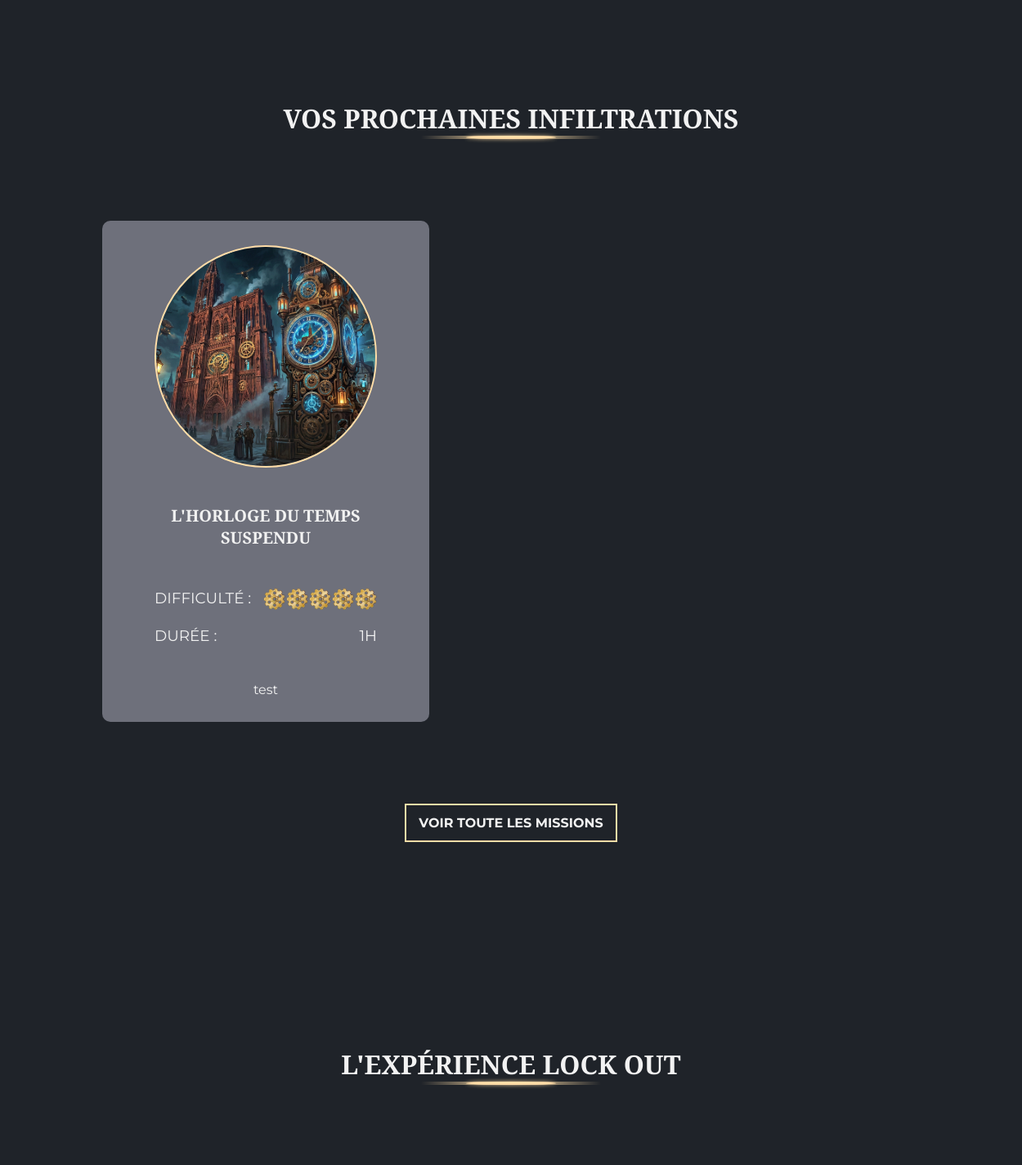
The app's page / (middle part), older data.
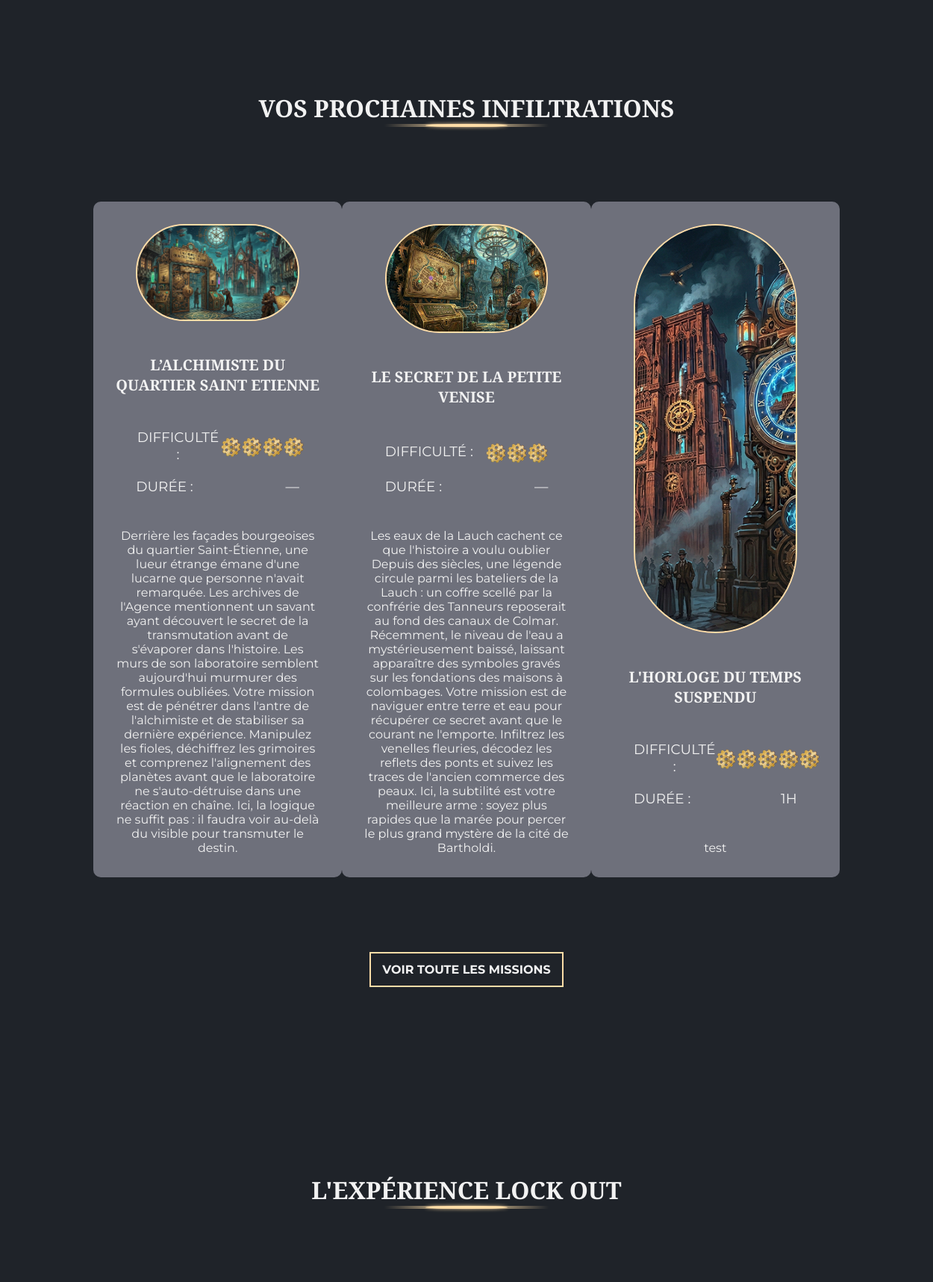
The same page, newer data.
### tables this page shows
CREATE TABLE `escape_game` (
  `id_escape` int(11) NOT NULL,
  `nom` varchar(100) NOT NULL,
  `description` text NOT NULL,
  `longitude` decimal(10,7) NOT NULL,
  `latitude` decimal(10,7) NOT NULL,
  `nb_participants_max` int(5) NOT NULL,
  `age_minimum` int(2) NOT NULL,
  `ville` varchar(100) NOT NULL,
  `tags` varchar(500) NOT NULL,
  `difficultés` int(1) NOT NULL
);

### includes/default_config.php (called while the page is built, shortened)
<?php
$conf = new stdClass();
$conf->DBHost = Config::$DB_host ?? "localhost";
$conf->DBName = Config::$DB_name ?? "mydatabse";
$conf->DBUser = Config::$DB_user ?? "root";
$conf->DBPwd = Config::$DB_pwd ?? "";

### vue/vue.class.php (called while the page is built, shortened)
<?php
class Vue {
    private $fichierVue;
    public function __construct($action) {
        $this->fichierVue = "vue/vue" . $action . ".php";
    }
    public function afficher($data) {
        require $this->fichierVue;
        require "gabarit.php";
    }
}

### controleur/CtlPage.class.php (called while the page is built, shortened)
<?php
require_once "vue/vue.class.php";
require_once "modele/escape.class.php";
class CtlPage {
    public function accueil() {
        $modeleEscape = new Escape();
        $derniers = $modeleEscape->getDerniersEscapes(3);
        $derniers_escapes = array();
        foreach ($derniers as $e) {
            $code = ($e['Code'] ?? $e['code'] ?? 0);
            $versions = $modeleEscape->getVersions($code);
            $duree_affichage = '—';
            if (!empty($versions)) {
                $v = $versions[0];
                $duree_affichage = $v['duree'] ?? $v['durée'] ?? '—';
            }
            $derniers_escapes[] = array(
                'code' => $code,
                'nom' => $e['Nom'] ?? $e['nom'] ?? '',
                'description' => $e['Description'] ?? $e['description'] ?? '',
                'difficultes' => ($e['Difficultés'] ?? $e['difficultés'] ?? 0),
                'photo' => Escape::getCheminPhotoCouverture($code),
                'duree_affichage' => $duree_affichage
            );
        }
        $vue = new Vue("Accueil");
        $vue->afficher(array('derniers_escapes' => $derniers_escapes));
    }
}

### index.php (called while the page is built, shortened)
<?php
require "includes/default_config.php";
$routeur = new Routeur();
$routeur->routerRequete();

### modele/escape.class.php (called while the page is built, shortened)
<?php
require_once "modele/database.class.php";
class Escape extends Database {
  public function getDerniersEscapes($limit = 3) {
    $limit = max(1, (int) $limit);
    $req = 'SELECT id_escape AS "Code", nom AS "Nom", description AS "Description", longitude AS "Longitude", latitude AS "Latitude", nb_participants_max AS "Nombre de participants maximum", age_minimum AS "Age minimum", ville AS "Ville", tags AS "Tags", difficultés AS "Difficultés" FROM escape_game ORDER BY id_escape DESC LIMIT ' . $limit . ';';
    $escapes = $this->execReq($req);
    return is_array($escapes) ? $escapes : array();
  }
  public function getVersions($id_escape) {
    $req = 'SELECT id_version AS "id_version", nom AS "nom", description AS "description", durée AS "duree", prix AS "prix" FROM version WHERE id_escape = ? ORDER BY prix;';
    $resultat = $this->execReqPrep($req, array($id_escape));
    return is_array($resultat) ? $resultat : array();
  }
  public static function getCheminPhotoCouverture($id_escape) {
    $dir = dirname(__DIR__) . '/' . Config::PHOTOESCAPEDIR;
    $formats = array('png', 'jpg', 'jpeg', 'gif', 'webp', 'bmp');
    foreach ($formats as $format) {
      $fichier = $dir . '/' . $id_escape . '.' . $format;
      if (is_file($fichier)) {
        return Config::PHOTOESCAPEDIR . '/' . $id_escape . '.' . $format;
      }
    }
    return null;
  }
}

### modele/database.class.php (called while the page is built, shortened)
<?php
abstract class Database {
    private $bdd;
    protected function execReq($req) {
        $reponse = $this->connexionBDD()->query($req);
        $resultat = $reponse->fetchAll(PDO::FETCH_ASSOC);
        return $resultat;
    }
    protected function execReqPrep($req, $data) {
        $reponse = $this->connexionBDD()->prepare($req);
        if ($reponse->execute($data)) {
            $resultat = $reponse->fetchAll(PDO::FETCH_ASSOC);
            if (!empty($resultat)) {
                return $resultat;
            } else {
                return $reponse->rowCount();
            }
        }
        return false;
    }
    private function connexionBDD() {
        global $conf;
        if (!isset($this->bdd)) {
            try {
                $options = array(PDO::MYSQL_ATTR_INIT_COMMAND => "SET NAMES utf8");
                $this->bdd = new PDO(
                    'mysql:host=' . $conf->DBHost . ';dbname=' . $conf->DBName,
                    $conf->DBUser,
                    $conf->DBPwd,
                    $options
                );
            } catch (Exception $err) {
                throw new Exception("Connexion à la BDD");
            }
        }
        return $this->bdd;
    }
}

### vue/vueAccueil.php (the view, shortened to what the changed rows need)
<?php
$cssLink = '<link href="style/accueil.css" rel="stylesheet">';
?>
<section class="infiltration">
  <div class="title">
    <h2 data-i18n='home.infiltration.titre'>Vos prochaines inflitrations</h2>
  </div>
  <div class="cards">
    <?php
    $derniers_escapes = isset($derniers_escapes) && is_array($derniers_escapes) ? $derniers_escapes : array();
    foreach ($derniers_escapes as $e) {
      $code = (int)($e['code'] ?? 0);
      $nom = $e['nom'] ?? '';
      $description = $e['description'] ?? '';
      $difficulte = (int)($e['difficultes'] ?? 0);
      $photo = $e['photo'] ?? null;
      $imgSrc = $photo ? htmlspecialchars($photo) : 'img/card_1.png';
      $duree = $e['duree_affichage'] ?? '—';
      $lienEscape = 'index.php?action=escape&amp;id_escape=' . $code;
      ?>
      <a href="<?= $lienEscape ?>" class="card">
        <img src="<?= $imgSrc ?>" alt="<?= htmlspecialchars($nom) ?>">
        <h3><?= htmlspecialchars($nom) ?></h3>
        <div class="info">
          <div class="difficulte">
            <p>Difficulté :</p>
            <div class="note">
              <?php
              for ($i = 0; $i < $difficulte; $i++) {
                echo '<img src="img/svg/diff.svg" alt="Difficulté">';
              }
              ?>
            </div>
          </div>
          <div class="duree">
            <p>Durée :</p>
            <p><?= htmlspecialchars($duree) ?></p>
          </div>
        </div>
        <p class="card-desc"><?= htmlspecialchars($description) ?></p>
      </a>
      <?php
    }
    ?>
  </div>
</section>
<section class="experience" id="exp">
  <div class="title">
    <h2 data-i18n='home.experience.titre'>L'EXPÉRIENCE LOCK OUT</h2>
  </div>
</section>

Row changes from the older to the newer data that the page shows:
added escape_game: shows a picture, nom "L’ALCHIMISTE DU QUARTIER SAINT ETIENNE", difficultés 4 (drawn), duree "—", description "Derrière les façades bourgeoises du quartier Saint-Étienne, une lueur étrange émane d'une lucarne que personne n'avait remarquée. Les archives de l'Agence mentionnent un savant ayant découvert le secret de la transmutation avant de s'évaporer dans l'histoire. Les murs de son laboratoire semblent aujourd'hui murmurer des formules oubliées. Votre mission est de pénétrer dans l'antre de l'alchimiste et de stabiliser sa dernière expérience. Manipulez les fioles, déchiffrez les grimoires et comprenez l'alignement des planètes avant que le laboratoire ne s'auto-détruise dans une réaction en chaîne. Ici, la logique ne suffit pas : il faudra voir au-delà du visible pour transmuter le destin."
added escape_game: shows a picture, nom "LE SECRET DE LA PETITE VENISE", difficultés 3 (drawn), duree "—", description "Les eaux de la Lauch cachent ce que l'histoire a voulu oublier Depuis des siècles, une légende circule parmi les bateliers de la Lauch : un coffre scellé par la confrérie des Tanneurs reposerait au fond des canaux de Colmar. Récemment, le niveau de l'eau a mystérieusement baissé, laissant apparaître des symboles gravés sur les fondations des maisons à colombages. Votre mission est de naviguer entre terre et eau pour récupérer ce secret avant que le courant ne l'emporte. Infiltrez les venelles fleuries, décodez les reflets des ponts et suivez les traces de l'ancien commerce des peaux. Ici, la subtilité est votre meilleure arme : soyez plus rapides que la marée pour percer le plus grand…"
